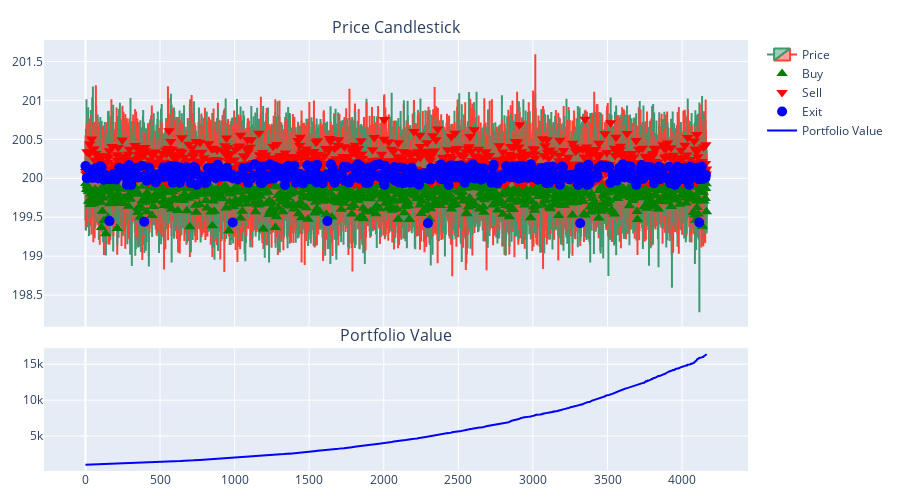

The notebook cell this image was saved under:
### Code cell
historical_info_df = history_dfs[-1]
buy_df_xgb, sell_df_xgb, exit_df_xgb = extract_signals(historical_info_df)
fig_xgb = build_fig(
    historical_info_df,
    buy_df_xgb,
    sell_df_xgb,
    exit_df_xgb
)
fig_xgb.show()

### Figure 1 — Plotly figure (JSON) as saved in the notebook; plotly's stock layout.template omitted (floating-point values rounded to 4 significant figures; data arrays with more than 128 entries replaced by an {"elided": "..."} marker saying what was removed)
{"data": [{"close": {"elided": "4166 float values"}, "high": {"elided": "4166 float values"}, "low": {"elided": "4166 float values"}, "name": "Price", "open": {"elided": "4166 float values"}, "type": "candlestick", "x": {"elided": "4166 int values"}, "xaxis": "x", "yaxis": "y"}, {"marker": {"color": "green", "size": 10, "symbol": "triangle-up"}, "mode": "markers", "name": "Buy", "type": "scatter", "x": {"elided": "855 int values"}, "xaxis": "x", "y": {"elided": "855 float values"}, "yaxis": "y"}, {"marker": {"color": "red", "size": 10, "symbol": "triangle-down"}, "mode": "markers", "name": "Sell", "type": "scatter", "x": {"elided": "888 int values"}, "xaxis": "x", "y": {"elided": "888 float values"}, "yaxis": "y"}, {"marker": {"color": "blue", "size": 10, "symbol": "circle"}, "mode": "markers", "name": "Exit", "type": "scatter", "x": {"elided": "575 int values"}, "xaxis": "x", "y": {"elided": "575 float values"}, "yaxis": "y"}, {"line": {"color": "blue"}, "mode": "lines", "name": "Portfolio Value", "type": "scatter", "x": {"elided": "4166 int values"}, "xaxis": "x2", "y": {"elided": "4166 float values"}, "yaxis": "y2"}], "layout": {"annotations": [{"font": {"size": 16}, "showarrow": false, "text": "Price Candlestick", "x": 0.5, "xanchor": "center", "xref": "paper", "y": 1.0, "yanchor": "bottom", "yref": "paper"}, {"font": {"size": 16}, "showarrow": false, "text": "Portfolio Value", "x": 0.5, "xanchor": "center", "xref": "paper", "y": 0.285, "yanchor": "bottom", "yref": "paper"}], "height": 500, "margin": {"b": 20, "l": 40, "r": 20, "t": 40}, "xaxis": {"anchor": "y", "domain": [0, 1], "matches": "x2", "rangeslider": {"visible": false}, "showticklabels": false}, "xaxis2": {"anchor": "y2", "domain": [0, 1], "rangeslider": {"visible": false}}, "yaxis": {"anchor": "x", "domain": [0.335, 1.0]}, "yaxis2": {"anchor": "x2", "domain": [0, 0.285]}}}
